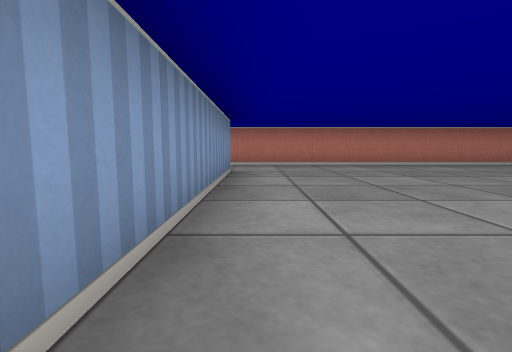
[1] (above)

22 first-person views from a walk through a cub3D maze. The camera is about half as high as the walls, tilts 6° down and sees 85° across. The floor is counted in squares. Each view is taken from the middle of a square. On the plan, view 1 faces up. The plan holds only what a view shows up to about 9 squares ahead; the rest is blank.

[2]
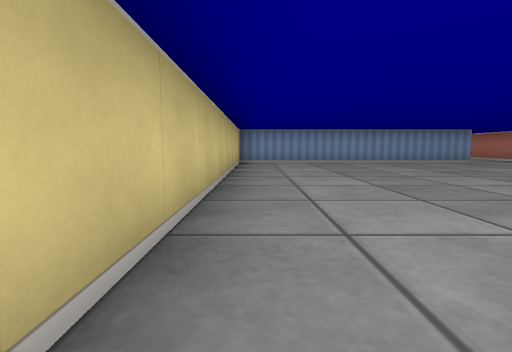

[3]
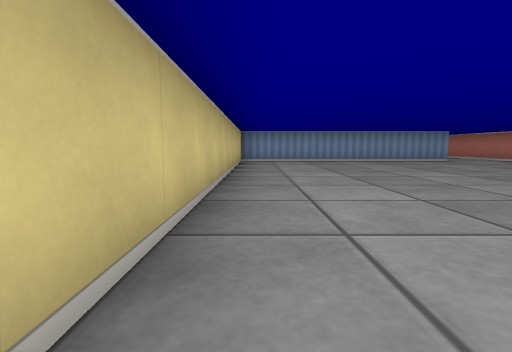

[4]
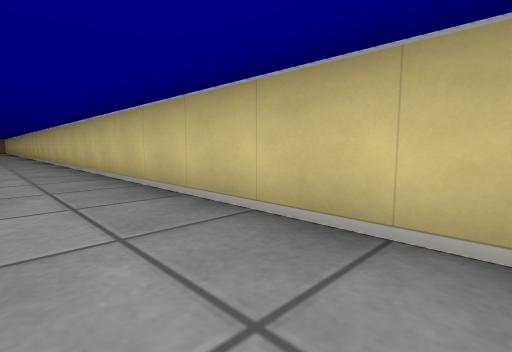

[5]
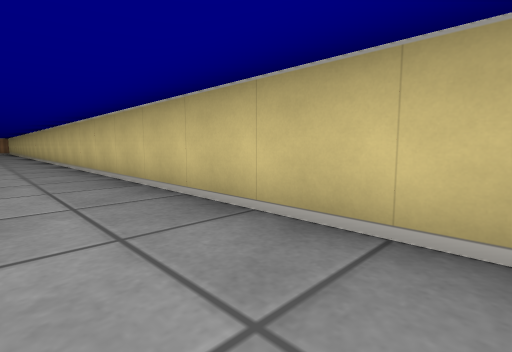

[6]
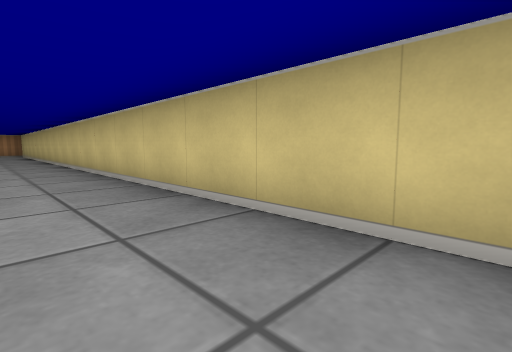

[7]
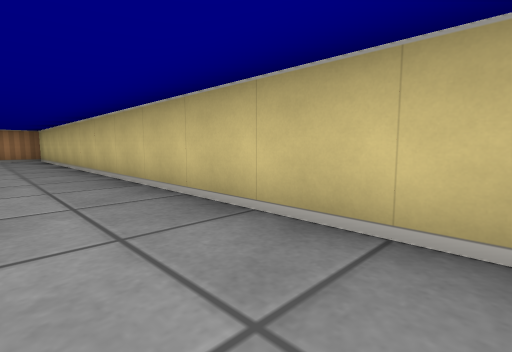

[8]
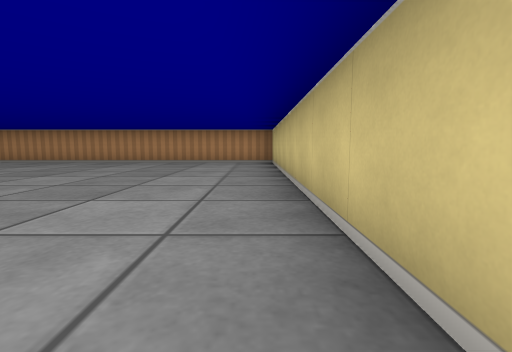

[9]
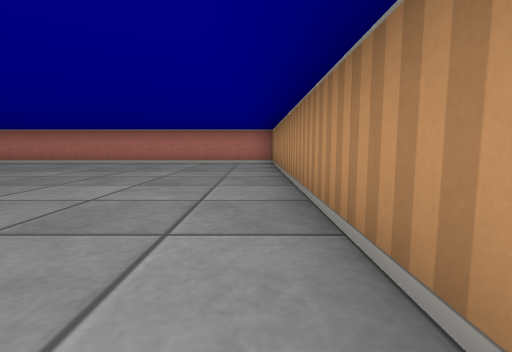

[10]
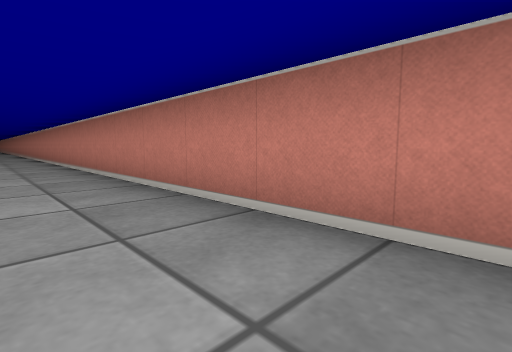

[11]
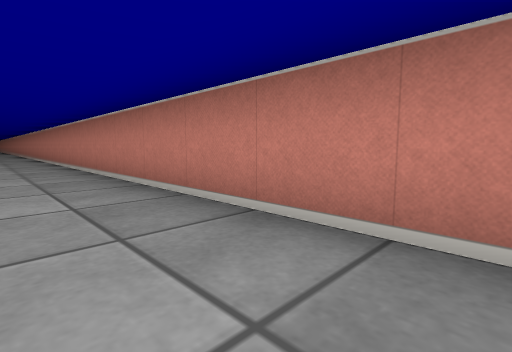

[12]
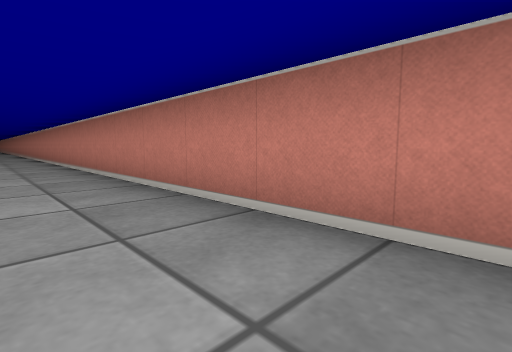

[13]
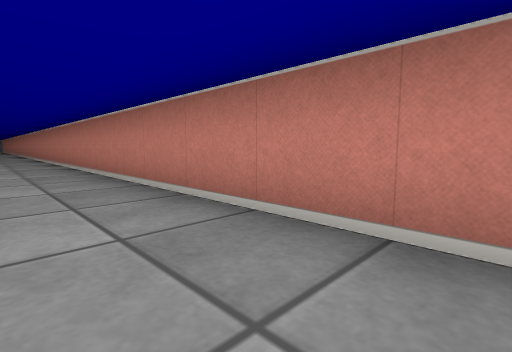

[14]
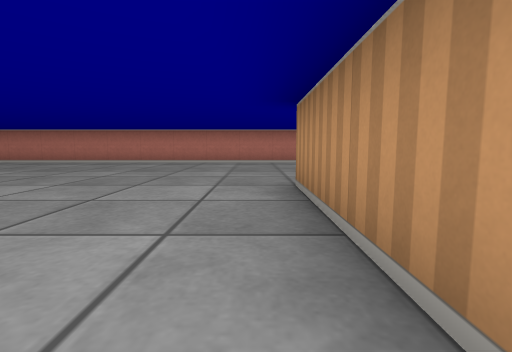

[15]
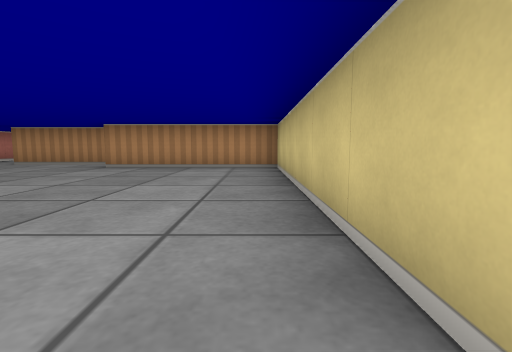

[16]
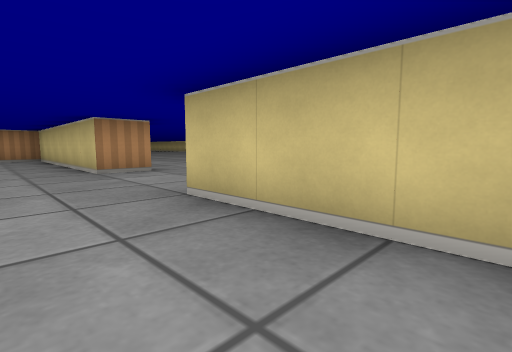

[17]
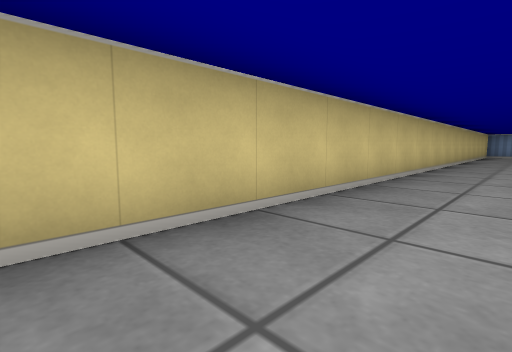

[18]
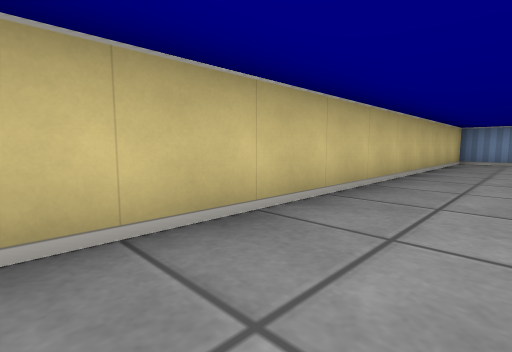

[19]
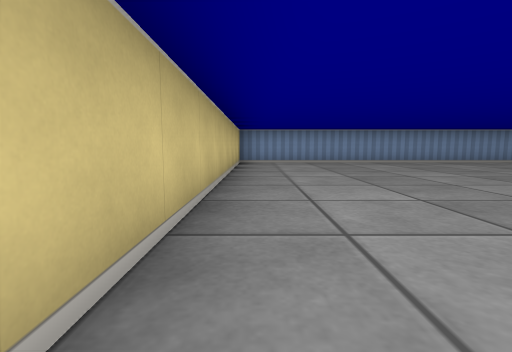

[20]
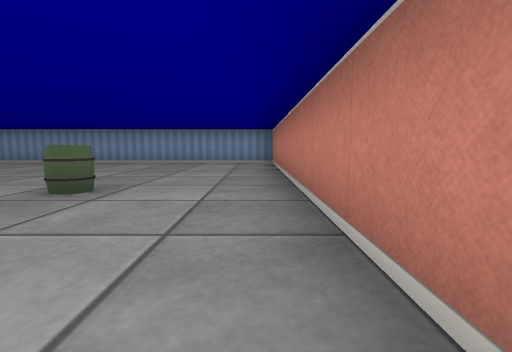

[21]
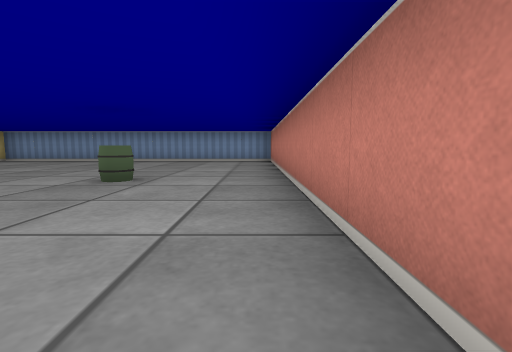

[22]
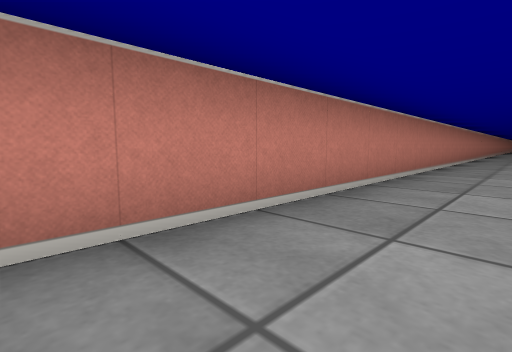

### Floor plan
Ten units are one square. View 1 is at (0, 0); x grows to the right and y downward. Boxes are objects, and circles mark ways between rooms. Rooms are numbered by the first view taken in them; rooms with no view inside come last. Other rooms are left out.
<svg viewBox="-280 -80 611 111">
<path fill="none" stroke="#000" d="M-5 -56 -5 15 322 15M325 16 325 -72M326 -75 -5 -75M-185 -75 -275 -75 -275 15 -115 15M-85 26 -85 15 -25 15 -25 -25M-15 -30 -15 -55M-5 -75 -170 -75"/>
<rect x="-225" y="-55" width="10" height="10" fill="#bbb"><title>barrel</title></rect>
<circle cx="-10" cy="-65" r="3" fill="#2a7"/>
<text x="160" y="-30">1</text>
<text x="-150" y="-30">2</text>
</svg>
Room 1 opens to room 2.

Where each view was taken, in squares from view 1:
view 1: 0 up, 0 right, facing up
view 2: 1 down, 8 right, facing left
view 3: 1 down, 9 right, facing left
view 4: 0 up, 6 right, facing down-right
view 5: 0 up, 9 right, facing down-right
view 6: 0 up, 16 right, facing down-right
view 7: 0 up, 21 right, facing down-right
view 8: 1 down, 24 right, facing right
view 9: 1 down, 32 right, facing up
view 10: 6 up, 27 right, facing up-left
view 11: 6 up, 21 right, facing up-left
view 12: 6 up, 17 right, facing up-left
view 13: 6 up, 2 right, facing up-left
view 14: 1 down, 3 left, facing up
view 15: 1 down, 9 left, facing right
view 16: 0 up, 14 left, facing down-right
view 17: 0 up, 12 left, facing down-left
view 18: 0 up, 18 left, facing down-left
view 19: 1 down, 19 left, facing left
view 20: 7 up, 19 left, facing left
view 21: 7 up, 18 left, facing left
view 22: 6 up, 17 left, facing up-right
